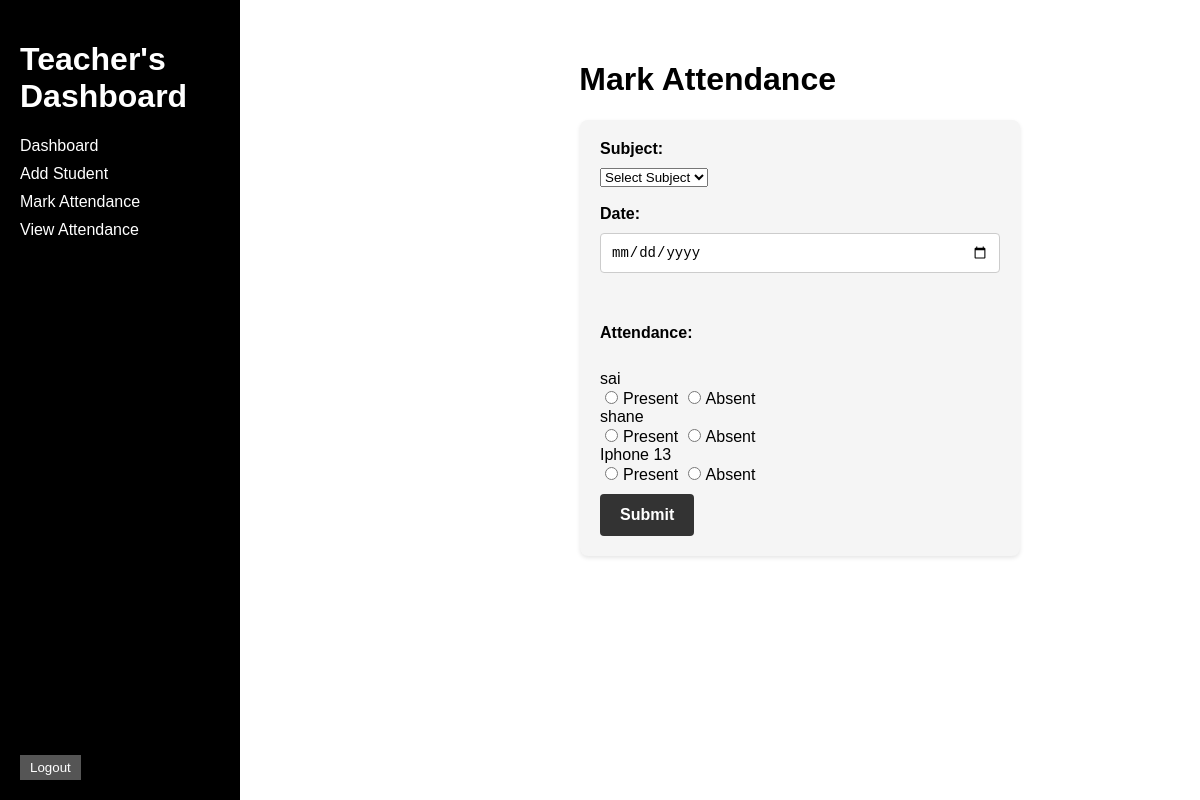
The app's page /mark_attendance with its own data.
### tables this page shows
CREATE TABLE students (
                id INTEGER PRIMARY KEY AUTOINCREMENT,
                name TEXT NOT NULL,
                roll_no INTEGER UNIQUE NOT NULL
            );

### app.py (the view, shortened to what this page needs)
@app.route('/mark_attendance', methods=['GET', 'POST'])
def mark_attendance():
    c.execute("SELECT * FROM students")
    students = c.fetchall()
    return render_template('mark_attendance.html', students=students)

### templates/mark_attendance.html (shortened to what this page needs)
{% extends 'base.html' %}
{% block content %}
    <div class="content">
        <h1 class="add-student-heading">Mark Attendance</h1>
        <form class="mark-attendance-form" method="post" action="{{ url_for('mark_attendance') }}">
            <label for="subject">Subject:</label>
            <select id="subject" name="subject" required>
                <option value="">Select Subject</option>
            </select>
            <br><br>
            <label for="date">Date:</label>
            <input type="date" id="date" name="date" required><br><br>
            <br>
            <label>Attendance:</label><br>
            <div class="students-column">
                {% for student in students %}
                    {{ student[1] }}<br>
                    <input type="radio" name="status_{{ student[0] }}" value="Present" required>Present
                    <input type="radio" name="status_{{ student[0] }}" value="Absent" required>Absent<br>
                {% endfor %}
            </div>
            <br style="clear: both;">
            <input type="submit" value="Submit">
        </form>
    </div>
{% endblock %}

### templates/base.html (style rules this page uses)
body { margin: 0; padding: 0; font-family: Arial, sans-serif; }
.content { margin-left: 200px; padding: 20px; }

### templates/mark_attendance.html (style rules this page uses)
.add-student-heading { text-align: right; margin-right: 45%; }
.mark-attendance-form { max-width: 400px; margin: 0 auto; background-color: #f5f5f5; padding: 20px; border-radius: 8px; box-shadow: 0 2px 4px rgba(0, 0, 0, 0.1); }
.mark-attendance-form label { display: block; margin-bottom: 10px; font-weight: bold; }
.mark-attendance-form input[type="text"], .mark-attendance-form input[type="date"] { width: 100%; padding: 10px; margin-bottom: 15px; box-sizing: border-box; border: 1px solid #ccc; border-radius: 4px; font-size: 14px; }
.mark-attendance-form input[type="checkbox"], .mark-attendance-form input[type="radio"] { margin-right: 5px; }
.mark-attendance-form input[type="submit"] { background-color: #333; color: #fff; padding: 12px 20px; border: none; border-radius: 4px; font-size: 16px; font-weight: bold; cursor: pointer; }
.students-column { width: 50%; float: left; margin-bottom: 10px; }
.mark-attendance-form::after { content: ""; display: table; clear: both; }

### records on screen
students: name "sai"
students: name "shane"
students: name "Iphone 13"
